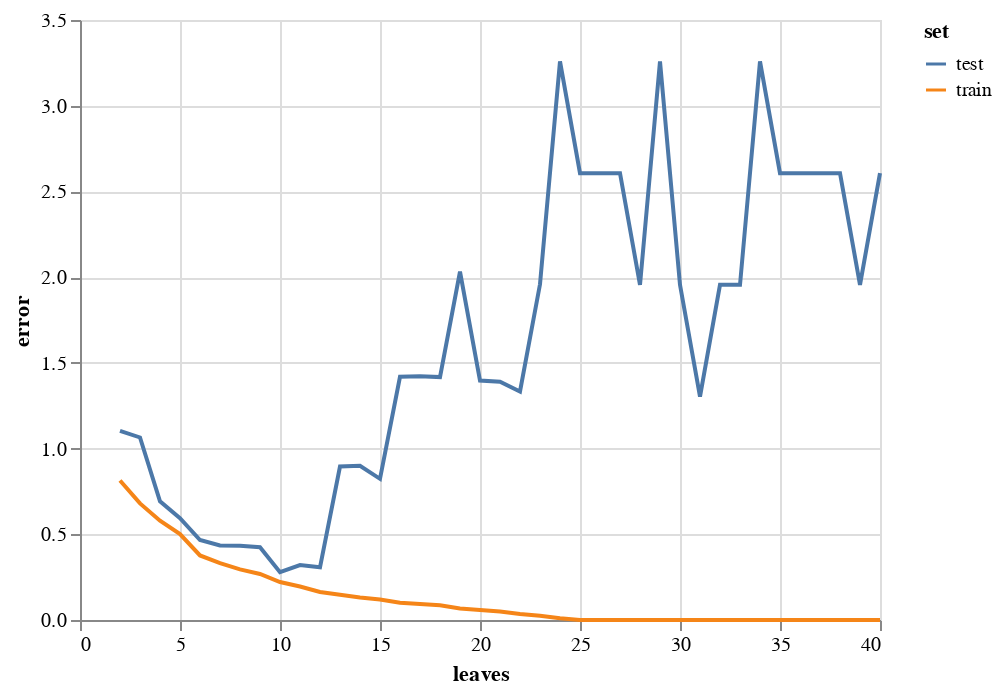

The notebook cell this image was saved under:
### Markdown cell above
Next, I will repeat the same process but with my error as `log_loss(y,tree.predict_proba(X))`.

### Code cell
df_err2 = pd.DataFrame(columns=["leaves", "error", "set"])
for i in range(2,41):
    tree = DecisionTreeClassifier(max_leaf_nodes=i)
    tree.fit(X_train, y_train)
    df_err2.loc[len(df_err2)] = [i, log_loss(y_train, tree.predict_proba(X_train)), "train"]
    df_err2.loc[len(df_err2)] = [i, log_loss(y_test, tree.predict_proba(X_test)), "test"]  
alt.Chart(df_err2).mark_line().encode(
    x = "leaves",
    y = "error",
    color = "set",
    tooltip = ["leaves", "error"]
)

### Figure 1 — Vega-Lite specification as saved in the notebook (floating-point values rounded to 4 significant figures)
{"config": {"view": {"continuousWidth": 400, "continuousHeight": 300}}, "data": {"name": "data-28d7a94d2d39b65e3818ec1f0ac92336"}, "mark": "line", "encoding": {"color": {"field": "set", "type": "nominal"}, "tooltip": [{"field": "leaves", "type": "quantitative"}, {"field": "error", "type": "quantitative"}], "x": {"field": "leaves", "type": "quantitative"}, "y": {"field": "error", "type": "quantitative"}}, "$schema": "https://vega.github.io/schema/vega-lite/v4.17.0.json", "datasets": {"data-28d7a94d2d39b65e3818ec1f0ac92336": [{"leaves": 2, "error": 0.8137, "set": "train"}, {"leaves": 2, "error": 1.103, "set": "test"}, {"leaves": 3, "error": 0.6802, "set": "train"}, {"leaves": 3, "error": 1.065, "set": "test"}, {"leaves": 4, "error": 0.579, "set": "train"}, {"leaves": 4, "error": 0.692, "set": "test"}, {"leaves": 5, "error": 0.5009, "set": "train"}, {"leaves": 5, "error": 0.5941, "set": "test"}, {"leaves": 6, "error": 0.3765, "set": "train"}, {"leaves": 6, "error": 0.4665, "set": "test"}, {"leaves": 7, "error": 0.3312, "set": "train"}, {"leaves": 7, "error": 0.4352, "set": "test"}, {"leaves": 8, "error": 0.2956, "set": "train"}, {"leaves": 8, "error": 0.4326, "set": "test"}, {"leaves": 9, "error": 0.2684, "set": "train"}, {"leaves": 9, "error": 0.4248, "set": "test"}, {"leaves": 10, "error": 0.2213, "set": "train"}, {"leaves": 10, "error": 0.279, "set": "test"}, {"leaves": 11, "error": 0.195, "set": "train"}, {"leaves": 11, "error": 0.3203, "set": "test"}, {"leaves": 12, "error": 0.1637, "set": "train"}, {"leaves": 12, "error": 0.3071, "set": "test"}, {"leaves": 13, "error": 0.1474, "set": "train"}, {"leaves": 13, "error": 0.8954, "set": "test"}, {"leaves": 14, "error": 0.1316, "set": "train"}, {"leaves": 14, "error": 0.8993, "set": "test"}, {"leaves": 15, "error": 0.1194, "set": "train"}, {"leaves": 15, "error": 0.8235, "set": "test"}, {"leaves": 16, "error": 0.1008, "set": "train"}, {"leaves": 16, "error": 1.419, "set": "test"}, {"leaves": 17, "error": 0.09316, "set": "train"}, {"leaves": 17, "error": 1.422, "set": "test"}, {"leaves": 18, "error": 0.08563, "set": "train"}, {"leaves": 18, "error": 1.417, "set": "test"}, {"leaves": 19, "error": 0.06753, "set": "train"}, {"leaves": 19, "error": 2.033, "set": "test"}, {"leaves": 20, "error": 0.0581, "set": "train"}, {"leaves": 20, "error": 1.397, "set": "test"}, {"leaves": 21, "error": 0.04905, "set": "train"}, {"leaves": 21, "error": 1.389, "set": "test"}, {"leaves": 22, "error": 0.03492, "set": "train"}, {"leaves": 22, "error": 1.333, "set": "test"}, {"leaves": 23, "error": 0.02426, "set": "train"}, {"leaves": 23, "error": 1.958, "set": "test"}, {"leaves": 24, "error": 0.01066, "set": "train"}, {"leaves": 24, "error": 3.258, "set": "test"}, {"leaves": 25, "error": 2.109e-15, "set": "train"}, {"leaves": 25, "error": 2.607, "set": "test"}, {"leaves": 26, "error": 2.109e-15, "set": "train"}, {"leaves": 26, "error": 2.607, "set": "test"}, {"leaves": 27, "error": 2.109e-15, "set": "train"}, {"leaves": 27, "error": 2.607, "set": "test"}, {"leaves": 28, "error": 2.109e-15, "set": "train"}, {"leaves": 28, "error": 1.955, "set": "test"}, {"leaves": 29, "error": 2.109e-15, "set": "train"}, {"leaves": 29, "error": 3.258, "set": "test"}, {"leaves": 30, "error": 2.109e-15, "set": "train"}, {"leaves": 30, "error": 1.955, "set": "test"}, {"leaves": 31, "error": 2.109e-15, "set": "train"}, {"leaves": 31, "error": 1.303, "set": "test"}, {"leaves": 32, "error": 2.109e-15, "set": "train"}, {"leaves": 32, "error": 1.955, "set": "test"}, {"leaves": 33, "error": 2.109e-15, "set": "train"}, {"leaves": 33, "error": 1.955, "set": "test"}, {"leaves": 34, "error": 2.109e-15, "set": "train"}, {"leaves": 34, "error": 3.258, "set": "test"}, {"leaves": 35, "error": 2.109e-15, "set": "train"}, {"leaves": 35, "error": 2.607, "set": "test"}, {"leaves": 36, "error": 2.109e-15, "set": "train"}, {"leaves": 36, "error": 2.607, "set": "test"}, {"leaves": 37, "error": 2.109e-15, "set": "train"}, {"leaves": 37, "error": 2.607, "set": "test"}, {"leaves": 38, "error": 2.109e-15, "set": "train"}, {"leaves": 38, "error": 2.607, "set": "test"}, {"leaves": 39, "error": 2.109e-15, "set": "train"}, {"leaves": 39, "error": 1.955, "set": "test"}, {"leaves": 40, "error": 2.109e-15, "set": "train"}, {"leaves": 40, "error": 2.607, "set": "test"}]}}
